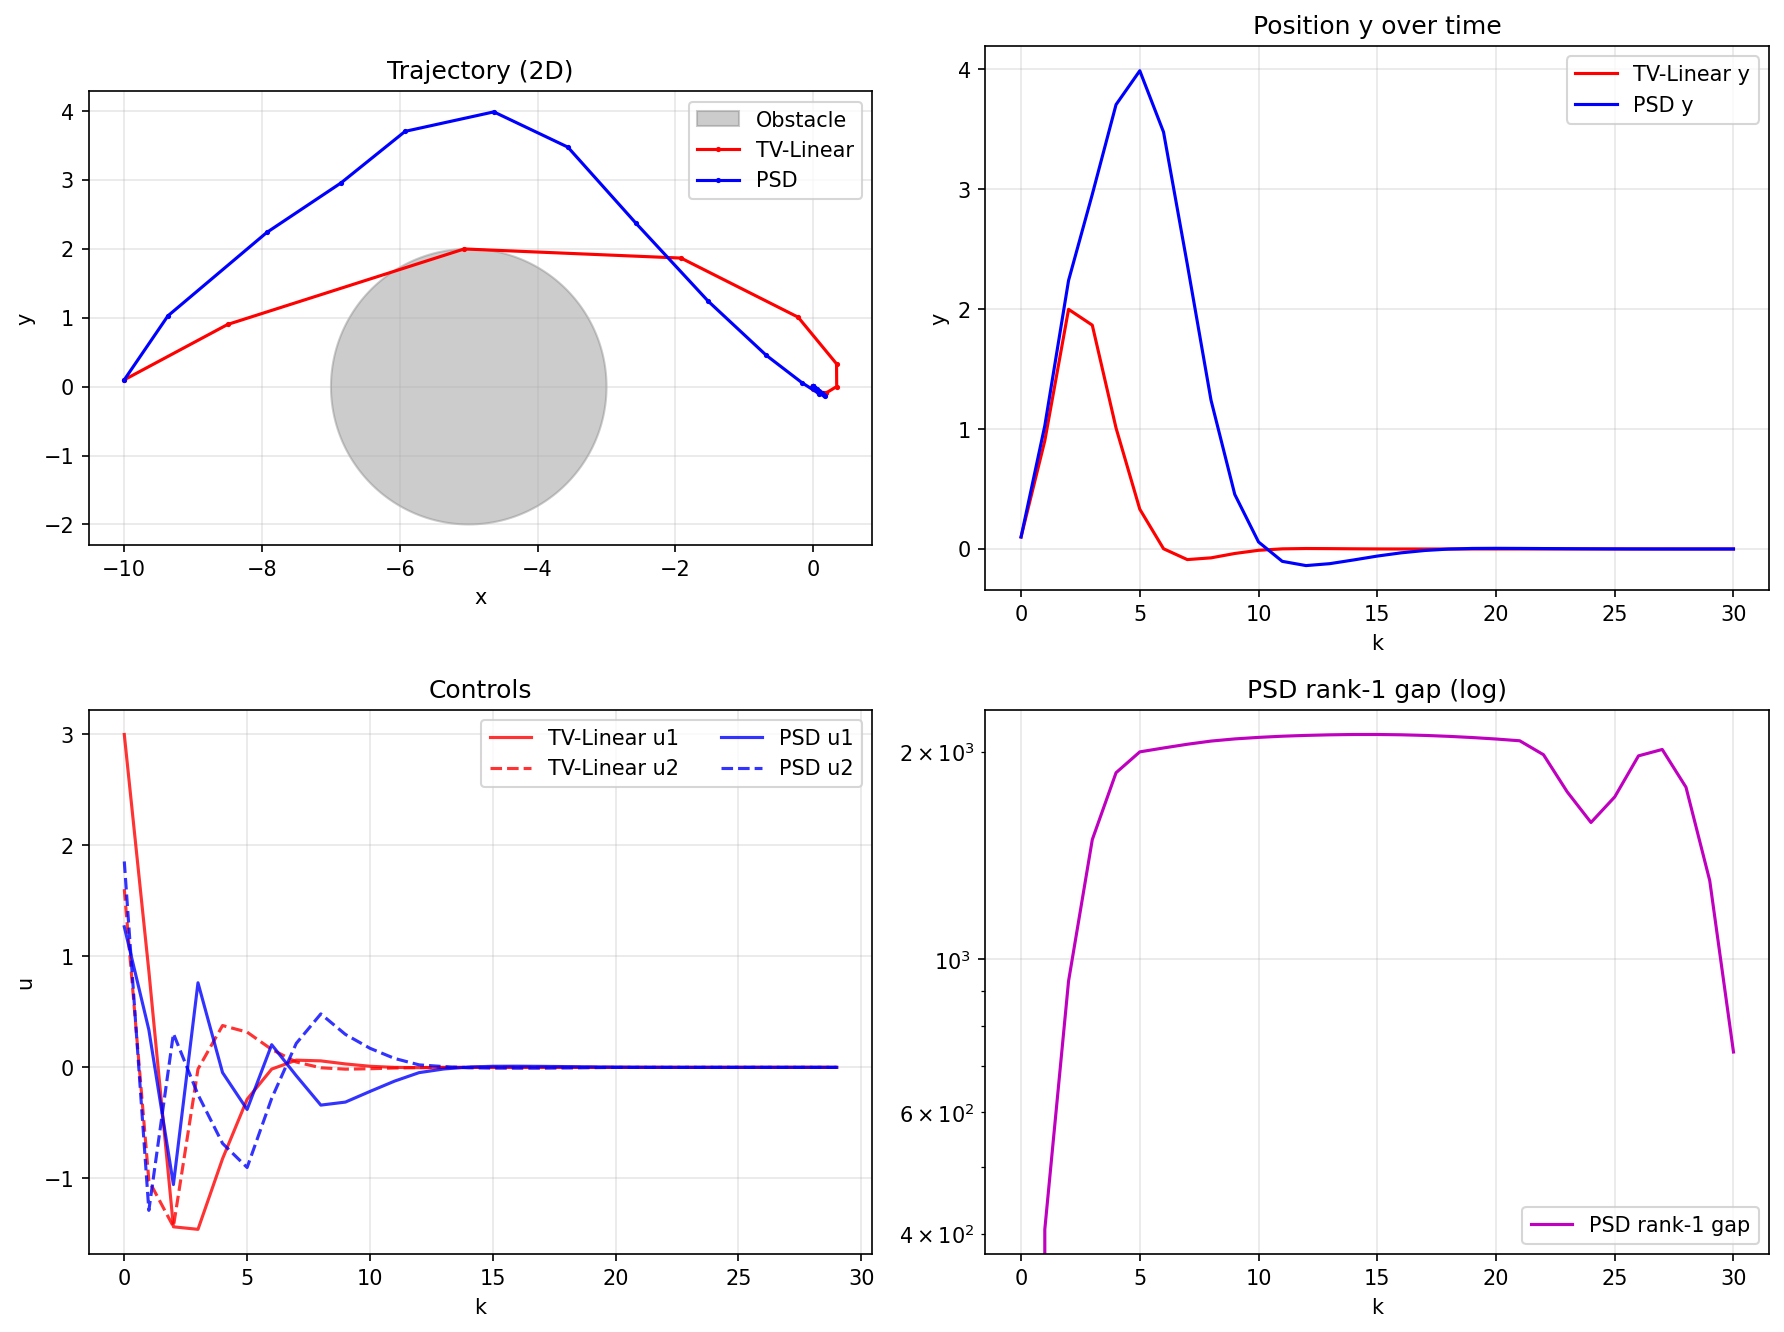

Generate this figure with Python:
#!/usr/bin/env python3
"""
Compare PSD-based and TV-linear obstacle avoidance trajectories.

Inputs:
  - psd_trajectory.csv     (from examples/tiny_psd_demo)
  - tv_linear_trajectory.csv (from examples/tv_linear_demo)

Outputs:
  - compare_tv_vs_psd.png  (overlay plots)
  - prints a metric table for quick inspection

Notes:
  - Cost comparison uses ONLY base-state and base-input weights so the
    comparison is fair (ignores lifted costs present only in PSD demo).
"""

import os
import sys
import numpy as np
import pandas as pd
import matplotlib.pyplot as plt


def base_cost(x1, x2, x3, x4, u1, u2, Qb=None, Rb=None):
    # Default base weights (match examples): diag(Qb)=[10,10,1,1], diag(Rb)=[2,2]
    if Qb is None:
        Qb = np.diag([10.0, 10.0, 1.0, 1.0])
    if Rb is None:
        Rb = np.diag([2.0, 2.0])
    X = np.vstack([x1, x2, x3, x4])  # shape (4, N)
    U = np.vstack([u1[:-1], u2[:-1]])  # shape (2, N-1)
    Jx = np.sum(np.einsum('ij,ji->i', X.T @ Qb, X))
    Ju = np.sum(np.einsum('ij,ji->i', U.T @ Rb, U)) if U.size else 0.0
    return Jx + Ju, Jx, Ju


def ctrl_smoothness(u1, u2):
    du1 = np.diff(u1)
    du2 = np.diff(u2)
    return float(np.sum(du1**2 + du2**2))


def summarize(df, label, obstacle=(-5.0, 0.0, 2.0)):
    k = df['k'].values
    x1 = df['x1'].values
    x2 = df['x2'].values
    x3 = df['x3'].values
    x4 = df['x4'].values
    u1 = df['u1'].values
    u2 = df['u2'].values

    ox, oy, r = obstacle
    dist = np.sqrt((x1 - ox)**2 + (x2 - oy)**2)
    min_dist = float(dist.min())
    peak_y = float(np.max(np.abs(x2)))
    goal_err = float(np.hypot(x1[-1], x2[-1]))

    J, Jx, Ju = base_cost(x1, x2, x3, x4, u1, u2)
    smooth = ctrl_smoothness(u1, u2)

    out = {
        'label': label,
        'N': len(k),
        'min_clearance': min_dist - r,
        'peak_abs_y': peak_y,
        'goal_error': goal_err,
        'base_cost': J,
        'base_cost_x': Jx,
        'base_cost_u': Ju,
        'du2_cost': smooth,
    }

    # PSD only: rank1 gap summary if present
    if 'rank1_gap' in df.columns:
        rg = df['rank1_gap'].values
        out.update({
            'rank1_gap_max': float(rg.max()),
            'rank1_gap_mean': float(rg.mean()),
            'rank1_gap_final': float(rg[-1]),
        })
    return out


def print_table(rows):
    # Minimal text table
    keys = [
        'label','N','min_clearance','peak_abs_y','goal_error',
        'base_cost','base_cost_x','base_cost_u','du2_cost',
        'rank1_gap_max','rank1_gap_mean','rank1_gap_final'
    ]
    # Determine available columns
    present = [k for k in keys if any(k in r for r in rows)]
    widths = {k: max(len(k), max(len(f"{r.get(k,'')}") for r in rows)) for k in present}
    line = ' | '.join(k.ljust(widths[k]) for k in present)
    print(line)
    print('-' * len(line))
    for r in rows:
        print(' | '.join(f"{r.get(k,'')}".ljust(widths[k]) for k in present))


def overlay_plot(df_psd, df_tv, obstacle=(-5.0, 0.0, 2.0)):
    ox, oy, r = obstacle
    fig, axes = plt.subplots(2, 2, figsize=(12, 9))

    # 2D path
    ax = axes[0,0]
    ax.set_aspect('equal')
    theta = np.linspace(0, 2*np.pi, 256)
    ax.fill(ox + r*np.cos(theta), oy + r*np.sin(theta), color='gray', alpha=0.4, label='Obstacle')
    ax.plot(df_tv['x1'], df_tv['x2'], 'r.-', ms=3, label='TV-Linear')
    ax.plot(df_psd['x1'], df_psd['x2'], 'b.-', ms=3, label='PSD')
    ax.set_title('Trajectory (2D)')
    ax.set_xlabel('x')
    ax.set_ylabel('y')
    ax.grid(True, alpha=0.3)
    ax.legend()

    # y(t)
    ax = axes[0,1]
    ax.plot(df_tv['k'], df_tv['x2'], 'r-', label='TV-Linear y')
    ax.plot(df_psd['k'], df_psd['x2'], 'b-', label='PSD y')
    ax.set_title('Position y over time')
    ax.set_xlabel('k')
    ax.set_ylabel('y')
    ax.grid(True, alpha=0.3)
    ax.legend()

    # u(t)
    ax = axes[1,0]
    ax.plot(df_tv['k'][:-1], df_tv['u1'][:-1], 'r-', alpha=0.8, label='TV-Linear u1')
    ax.plot(df_tv['k'][:-1], df_tv['u2'][:-1], 'r--', alpha=0.8, label='TV-Linear u2')
    ax.plot(df_psd['k'][:-1], df_psd['u1'][:-1], 'b-', alpha=0.8, label='PSD u1')
    ax.plot(df_psd['k'][:-1], df_psd['u2'][:-1], 'b--', alpha=0.8, label='PSD u2')
    ax.set_title('Controls')
    ax.set_xlabel('k')
    ax.set_ylabel('u')
    ax.grid(True, alpha=0.3)
    ax.legend(ncol=2)

    # Rank-1 gap (PSD only)
    ax = axes[1,1]
    if 'rank1_gap' in df_psd.columns:
        ax.plot(df_psd['k'], df_psd['rank1_gap'], 'm-', label='PSD rank-1 gap')
        ax.set_yscale('log')
    ax.set_title('PSD rank-1 gap (log)')
    ax.set_xlabel('k')
    ax.grid(True, alpha=0.3)
    ax.legend()

    plt.tight_layout()
    out = 'compare_tv_vs_psd.png'
    plt.savefig(out, dpi=150, bbox_inches='tight')
    print(f"✅ Saved overlay to {out}")


def main():
    psd_csv = 'psd_trajectory.csv'
    tv_csv = 'tv_linear_trajectory.csv'
    if not (os.path.exists(psd_csv) and os.path.exists(tv_csv)):
        print('Error: missing CSVs. Run tiny_psd_demo and tv_linear_demo first.')
        sys.exit(1)

    df_psd = pd.read_csv(psd_csv)
    df_tv  = pd.read_csv(tv_csv)

    rows = [
        summarize(df_tv, 'TV-Linear'),
        summarize(df_psd, 'PSD'),
    ]
    print_table(rows)
    overlay_plot(df_psd, df_tv)


if __name__ == '__main__':
    main()

